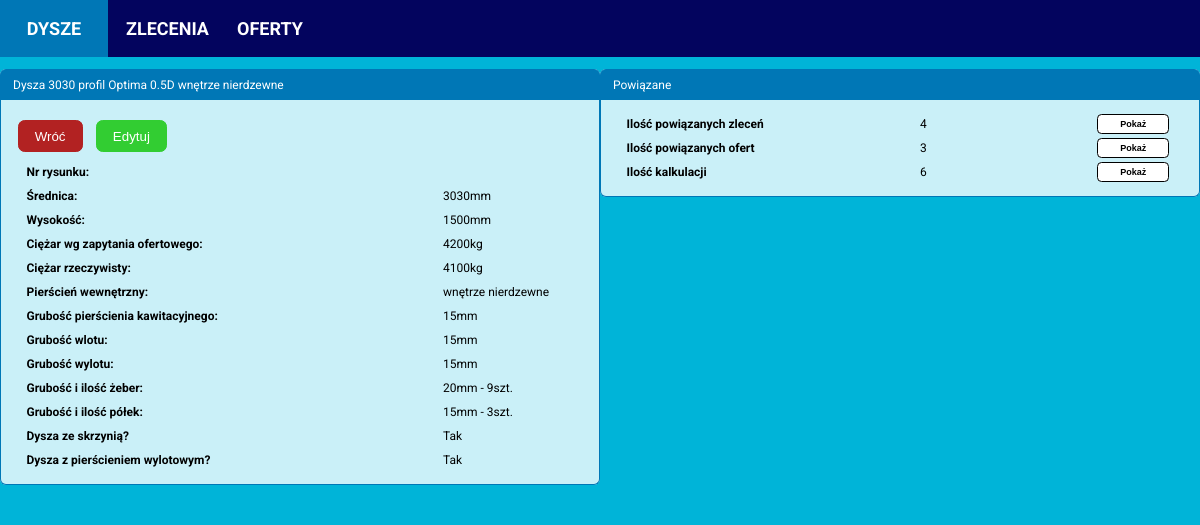
The page /nozzle/1/ on the database its author committed.
### calculator/models.py (models this page shows, shortened)
class Nozzle(models.Model):
    PROFILES = (('Optima', 'Optima'),
                ('19A', '19A'),
                )
    INNER_RING_TYPES = (('Complete st. st. inside', 'Wnętrze nierdzewne'),
                        ('St. st. ring inside', 'Pierścień kawitacyjny nierdzewny'),
                        ('Complete steel', 'Wnętrze ze stali zwykłej'),
                        ('St. st. ring and outlet', 'Pierścień kawitacyjny i wylot ze stali nierdzewnej'))
    date_created = models.DateTimeField(auto_now_add=True)
    diameter = models.PositiveIntegerField(null=False, blank=False)
    profile = models.CharField(max_length=32, choices=PROFILES, null=False, blank=False)
    drawing_number = models.CharField(max_length=32, blank=True)
    profile_height = models.PositiveIntegerField(null=False, blank=False)
    inner_ring_type = models.CharField(max_length=32, choices=INNER_RING_TYPES, null=False, blank=False)
    inner_ring_thickness_propeller_zone = models.PositiveIntegerField(null=False, blank=False)
    inner_ring_thickness_inlet_zone = models.PositiveIntegerField(null=False, blank=False)
    inner_ring_thickness_outlet_zone = models.PositiveIntegerField(null=False, blank=False)
    ribs_quantity = models.PositiveIntegerField(null=False, blank=False)
    ribs_thickness = models.PositiveIntegerField(null=False, blank=False)
    segments_quantity = models.PositiveIntegerField(null=False, blank=False)
    segments_thickness = models.PositiveIntegerField(null=False, blank=False)
    has_headbox = models.BooleanField(null=False, blank=False)
    has_outlet_ring = models.BooleanField(null=False, blank=False)
    theoretical_weight = models.PositiveIntegerField(blank=True, default=0)
    real_weight = models.PositiveIntegerField(blank=True, default=0)

### calculator/views.py (the view)
# urls.py: path('nozzle/<int:nozzle_id>/', nozzle_details_view, name='nozzle_details'),
def nozzle_details_view(request, nozzle_id):
    nozzle = Nozzle.objects.get(id=nozzle_id)
    ratio = round((nozzle.profile_height / nozzle.diameter), 1)
    type_name = translate_type_name(str(nozzle.inner_ring_type))
    nozzle_total_calculations = NozzleCalculation.objects.filter(nozzle=nozzle).count()
    nozzle_total_orders = Order.objects.filter(nozzle=nozzle).count()
    nozzle_total_offers = Offer.objects.filter(nozzle=nozzle).count()
    context = {'nozzle': nozzle,
               'ratio': ratio,
               'type_name': type_name,
               'nozzle_total_orders': nozzle_total_orders,
               'nozzle_total_offers': nozzle_total_offers,
               'nozzle_id': nozzle_id,
               'nozzle_total_calculations': nozzle_total_calculations,
               }
    template = 'calculator/nozzle-details.html'
    return render(request, template, context)

### calculator/functions.py (called while the page is built)
def translate_type_name(name):
    polish_names = {'Complete st. st. inside': 'wnętrze nierdzewne',
                    'St. st. ring inside': 'pierścień kawitacyjny nierdzewny',
                    'Complete steel': 'wnętrze ze stali zwykłej',
                    'St. st. ring and outlet': 'pierścień kawitacyjny i wylot ze stali nierdzewnej'}
    return polish_names[name]

### calculator/templates/calculator/nozzle-details.html (shortened to what this page needs)
{% extends 'calculator/base.html' %}
{% block content %}
<div class="content-main">
  <div class="item-box">
    <div class="item-header-box">
      <p>Dysza {{ nozzle.diameter }}
       profil {{ nozzle.profile }}
      {{ ratio }}D {{ type_name }}</p>
    </div>
    <div class="item-details">
      <div class="button-box">
        <a href="{% url 'calculator:nozzles' %}"><button class="cancel-btn">Wróć</button></a>
        <a href="{% url 'calculator:edit_nozzle' nozzle.id %}"><button class="add-btn">Edytuj</button></a>
      </div>
      <div class="item-details-box">
        <p class="item-detail-name">Nr rysunku:</p>
      </div>
      <div class="item-details-box">
        <p class="item-detail-name">Średnica: </p>
        <p class="item-detail-value">{{ nozzle.diameter }}mm</p>
      </div>
      <div class="item-details-box">
        <p class="item-detail-name">Wysokość:</p>
        <p class="item-detail-value">{{ nozzle.profile_height }}mm</p>
      </div>
      <div class="item-details-box">
        <p class="item-detail-name">Ciężar wg zapytania ofertowego:</p>
        <p class="item-detail-value">{{ nozzle.theoretical_weight }}kg</p>
      </div>
      <div class="item-details-box">
        <p class="item-detail-name">Ciężar rzeczywisty:</p>
        <p class="item-detail-value">{{ nozzle.real_weight }}kg</p>
      </div>
      <div class="item-details-box">
        <p class="item-detail-name">Pierścień wewnętrzny:</p>
        <p class="item-detail-value">{{ type_name }}</p>
      </div>
      <div class="item-details-box">
        <p class="item-detail-name">Grubość pierścienia kawitacyjnego:</p>
        <p class="item-detail-value">{{ nozzle.inner_ring_thickness_propeller_zone }}mm</p>
      </div>
      <div class="item-details-box">
        <p class="item-detail-name">Grubość wlotu:</p>
        <p class="item-detail-value">{{ nozzle.inner_ring_thickness_inlet_zone }}mm</p>
      </div>
      <div class="item-details-box">
        <p class="item-detail-name">Grubość wylotu:</p>
        <p class="item-detail-value">{{ nozzle.inner_ring_thickness_outlet_zone }}mm</p>
      </div>
      <div class="item-details-box">
        <p class="item-detail-name">Grubość i ilość żeber:</p>
        <p class="item-detail-value">{{ nozzle.ribs_thickness }}mm - {{ nozzle.ribs_quantity}}szt.</p>
      </div>
      <div class="item-details-box">
        <p class="item-detail-name">Grubość i ilość półek:</p>
        <p class="item-detail-value">{{ nozzle.segments_thickness }}mm - {{ nozzle.segments_quantity}}szt.</p>
      </div>
      <div class="item-details-box">
        <p class="item-detail-name">Dysza ze skrzynią?</p>
        {% if nozzle.has_headbox == True %}
         <p class="item-detail-value">Tak</p>
        {% else %}
          <p class="item-detail-value">Nie</p>
        {% endif %}
      </div>
      <div class="item-details-box">
        <p class="item-detail-name">Dysza z pierścieniem wylotowym?</p>
        {% if nozzle.has_outlet_ring == True %}
         <p class="item-detail-value">Tak</p>
        {% else %}
          <p class="item-detail-value">Nie</p>
        {% endif %}
      </div>
    </div>
  </div>
  <div class="item-box">
    <div class="item-header-box">
      <p>Powiązane</p>
    </div>
    <div class="item-details">
      <div class="item-details-box">
        <p class="item-detail-name">Ilość powiązanych zleceń</p>
        <p class="item-detail-value">{{ nozzle_total_orders }}</p>
        <a href="{% url 'calculator:nozzle_orders' nozzle.id %}">
          <button class="show-btn" type="button">Pokaż</button>
        </a>
      </div>
      <div class="item-details-box">
        <p class="item-detail-name">Ilość powiązanych ofert</p>
        <p class="item-detail-value">{{ nozzle_total_offers }}</p>
        <a href="{% url 'calculator:nozzle_offers' nozzle.id %}">
          <button class="show-btn" type="button">Pokaż</button>
        </a>
      </div>
      <div class="item-details-box">
        <p class="item-detail-name">Ilość kalkulacji</p>
        <p class="item-detail-value">{{ nozzle_total_calculations }}</p>
        <a href="{% url 'calculator:nozzle_calculations' nozzle.id %}">
          <button class="show-btn" type="button">Pokaż</button>
        </a>
      </div>
    </div>
  </div>
</div>
{% endblock content %}

### static/styles.css (style rules this page uses)
body { font-family: Roboto, Arial; font-size: 12px; margin: 0 auto; padding: 0; background-color: #00b4d8; }
.content-main { display: flex; flex-direction: row; background-color: #00b4d8; justify-content: space-between; align-items: flex-start; margin: 0 auto; padding: 0 auto; }
.item-box { min-width: 350px; width: 600px; display: flex; flex-direction: column; background-color: #CAF0F8; border-radius: 0.5em; margin: 1em auto; padding: 0px; }
.item-header-box { display: flex; margin: 0; padding-left: 1em; background-color: #0077b6; height: 2.5em; color: white; border-top-left-radius: 0.5em; border-top-right-radius: 0.5em; border-left: 1px solid #0077b6; border-right: 1px solid #0077b6; border-top: 1px solid #0077b6; align-items: center; }
.item-details { padding: 1em 1em; border-left: 1px solid #0077b6; border-right: 1px solid #0077b6; border-bottom: 1px solid #0077b6; border-bottom-left-radius: 0.5em; border-bottom-right-radius: 0.5em; }
.item-details-box { display: flex; justify-content: space-between; align-items: center; padding: 0.125em 1em; height: 1.75em; }
.item-detail-name { width: 20em; font-weight: bold; justify-content: center; text-align: left; margin: 0.5em 0.125em; }
.item-detail-value { margin: 0 1em; width: 10em; }
.button-box { display: flex; justify-content: flex-start; align-items: center; margin: 0.125em 0.25em; }
.show-btn { font-size: 0.75em; font-weight: bold; text-align: center; margin: 0.25em 0.625em; background-color: white; border: 1px solid black; border-radius: 0.5em; height: 1.25rem; width: 8em; cursor: pointer; transition: background-color 0.2s; transition: color 0.2s; }
.add-btn, .confirm-btn, .cancel-btn { background-color: limegreen; color: white; border: 1px solid limegreen; border-radius: 0.5em; height: 2rem; padding: 0.5rem 1rem; margin: 0.5em 0.5em; cursor: pointer; }
.cancel-btn { background-color: firebrick; border: 1px solid firebrick; margin-left: 0.125em; }

### rows shown on the page
Nozzle: diameter "3030", profile "Optima", profile_height "1500", theoretical_weight "4200", real_weight "4100", inner_ring_thickness_propeller_zone "15", inner_ring_thickness_inlet_zone "15", inner_ring_thickness_outlet_zone "15", ribs_thickness "20", ribs_quantity "9", segments_thickness "15", segments_quantity "3"

### other values the page prints
{{ ratio }} "0.5"
{{ type_name }} "wnętrze nierdzewne"
{{ nozzle_total_orders }} "4"
{{ nozzle_total_offers }} "3"
{{ nozzle_total_calculations }} "6"
